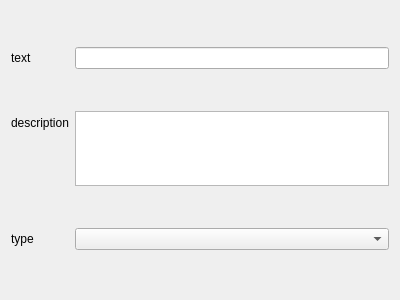
<?xml version="1.0" encoding="UTF-8"?>
<ui version="4.0">
 <class>Widget</class>
 <widget class="QWidget" name="Widget">
  <property name="geometry">
   <rect>
    <x>0</x>
    <y>0</y>
    <width>400</width>
    <height>300</height>
   </rect>
  </property>
  <property name="windowTitle">
   <string>Widget</string>
  </property>
  <layout class="QGridLayout" name="gridLayout">
   <item row="0" column="0">
    <layout class="QFormLayout" name="formLayout">
     <property name="fieldGrowthPolicy">
      <enum>QFormLayout::AllNonFixedFieldsGrow</enum>
     </property>
     <item row="0" column="0">
      <widget class="QLabel" name="label">
       <property name="text">
        <string>text</string>
       </property>
      </widget>
     </item>
     <item row="0" column="1">
      <widget class="QLineEdit" name="lineEditText"/>
     </item>
     <item row="1" column="0">
      <widget class="QLabel" name="label_3">
       <property name="text">
        <string>description</string>
       </property>
      </widget>
     </item>
     <item row="1" column="1">
      <widget class="QPlainTextEdit" name="plainTextEditDescription">
       <property name="maximumSize">
        <size>
         <width>16777215</width>
         <height>75</height>
        </size>
       </property>
      </widget>
     </item>
     <item row="2" column="0">
      <widget class="QLabel" name="label_2">
       <property name="text">
        <string>type</string>
       </property>
      </widget>
     </item>
     <item row="2" column="1">
      <widget class="QComboBox" name="comboBox"/>
     </item>
    </layout>
   </item>
  </layout>
 </widget>
 <layoutdefault spacing="6" margin="11"/>
 <resources/>
 <connections/>
</ui>
